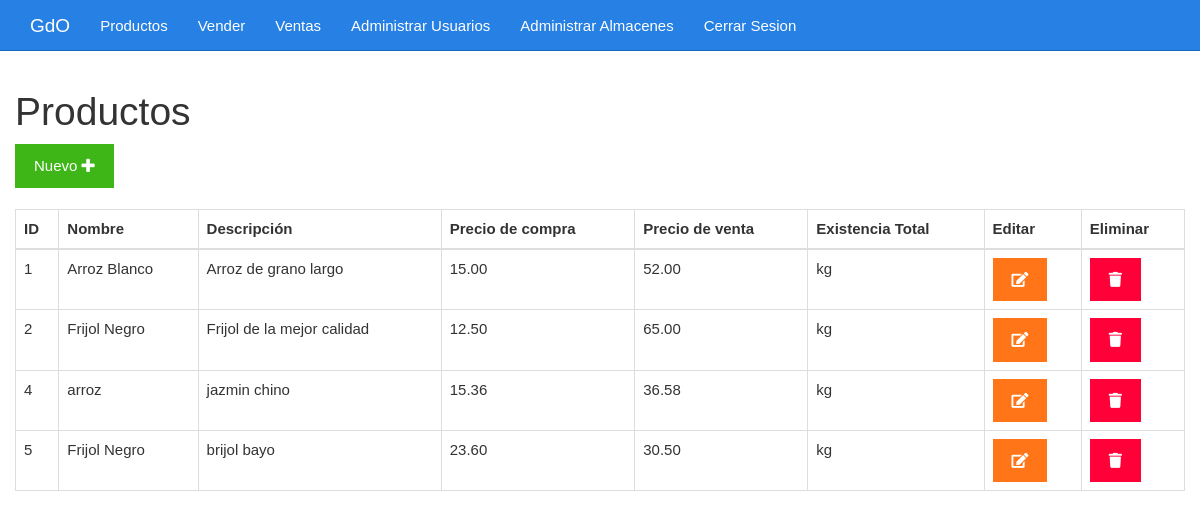
Before: /admin/listar.php with the older database file.
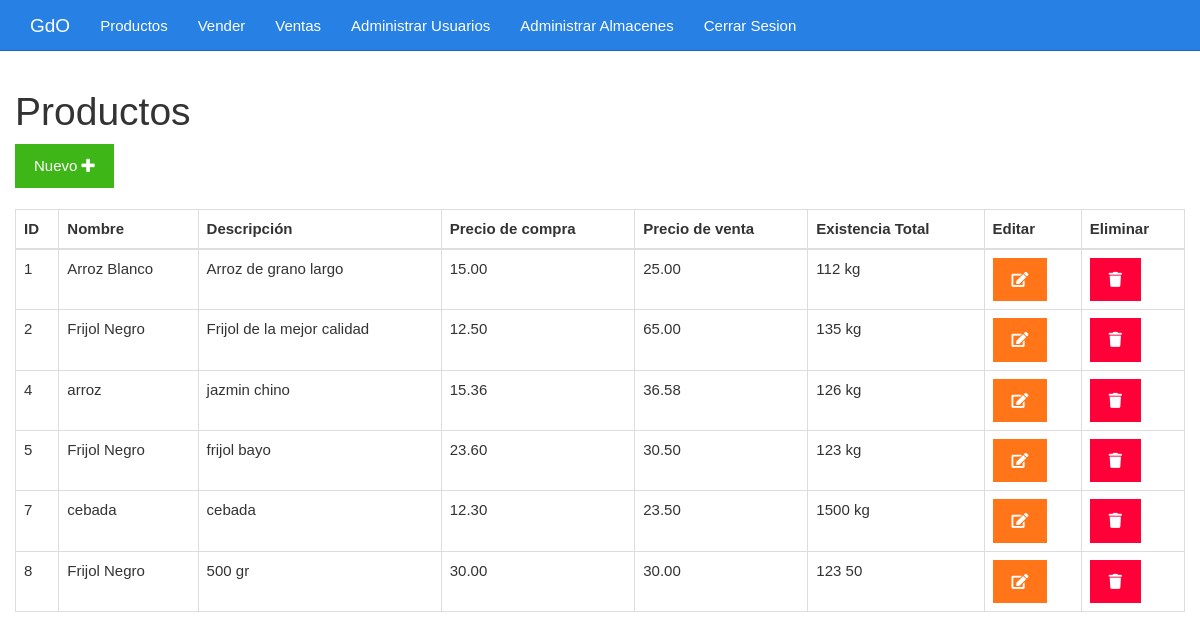
After: the same page with the newer database file.
### tables this page shows
CREATE TABLE `productos` (
  `id` int NOT NULL,
  `nombre` varchar(255) NOT NULL,
  `descripcion` text,
  `precio_compra` decimal(10,2) NOT NULL,
  `precio_venta` decimal(10,2) NOT NULL,
  `stock` int NOT NULL,
  `unidad_medida` varchar(50) NOT NULL
);

### admin/listar.php (the view, shortened to what this page needs)
<?php include_once "./diseño/encabezado.php" ?>
<?php
include_once "../base/conexion.php";
$sentencia = $conexion->query("SELECT
    p.id,
    p.nombre,
    p.descripcion,
    p.precio_compra,
    p.precio_venta,
    p.unidad_medida,
    SUM(sa.stock) AS total_stock
FROM
    productos p
LEFT JOIN
    stock_almacen sa ON p.id = sa.producto_id
GROUP BY
    p.id, p.nombre, p.descripcion, p.precio_compra, p.precio_venta, p.unidad_medida;");
$productos = $sentencia->fetchAll(PDO::FETCH_OBJ);
?>
<div class="col-xs-12">
    <h1>Productos</h1>
    <div>
        <a class="btn btn-success" href="./nuevo.php">Nuevo <i class="fa fa-plus"></i></a>
    </div>
    <br>
    <table class="table table-bordered">
        <thead>
            <tr>
                <th>ID</th>
                <th>Nombre</th>
                <th>Descripción</th>
                <th>Precio de compra</th>
                <th>Precio de venta</th>
                <th>Existencia Total</th>
                <th>Editar</th>
                <th>Eliminar</th>
            </tr>
        </thead>
        <tbody>
            <?php foreach ($productos as $producto) { ?>
                <tr <?php if ($producto->total_stock < 100) {
                        echo 'class="table-danger"';
                    } ?>>
                    <td><?php echo $producto->id ?></td>
                    <td><?php echo $producto->nombre ?></td>
                    <td><?php echo $producto->descripcion ?></td>
                    <td><?php echo $producto->precio_compra ?></td>
                    <td><?php echo $producto->precio_venta ?></td>
                    <td><?php echo $producto->total_stock . " " . $producto->unidad_medida ?></td>
                    <td><a class="btn btn-warning" href="<?php echo "./editar.php?id=" . $producto->id ?>"><i class="fa fa-edit"></i></a></td>
                    <td><a class="btn btn-danger" href="<?php echo "./eliminar.php?id=" . $producto->id ?>"><i class="fa fa-trash"></i></a></td>
                </tr>
            <?php } ?>
        </tbody>
    </table>
</div>
<?php include_once "./diseño/pie.php" ?>

### admin/diseño/encabezado.php (shortened to what this page needs)
<!DOCTYPE html>
<html lang="es">
<head>
	<link rel="stylesheet" href="./diseño/css/fontawesome-all.min.css">
	<link rel="stylesheet" href="./diseño/css/2.css">
	<link rel="stylesheet" href="./diseño/css/estilo.css">
</head>
<body>
	<nav class="navbar navbar-inverse navbar-fixed-top">
		<div class="container">
			<div class="navbar-header">
				<a class="navbar-brand" href="../admin/editar_perfil.php">GdO</a>
			</div>
			<div id="navbar" class="collapse navbar-collapse">
				<ul class="nav navbar-nav">
					<li><a href="../admin/listar.php">Productos</a></li>
					<li><a href="../admin/vender.php">Vender</a></li>
					<li><a href="../admin/ventas.php">Ventas</a></li>
					<li><a href="../admin/listar_usuarios.php">Administrar Usuarios</a></li>
					<li><a href="../admin/listar_almacenes.php">Administrar Almacenes</a></li>
					<li><a href="../admin/logout.php">Cerrar Sesion</a></li>
				</ul>
			</div>
		</div>
	</nav>

### admin/diseño/pie.php (shortened to what this page needs)
</body>
</html>

### admin/diseño/css/estilo.css (style rules this page uses)
body { padding-top: 70px; }

Changed rows visible on the page:
changed productos "Arroz Blanco": precio_venta "52.00" → "25.00"; total_stock (not shown) → "112"
changed productos "Frijol de la mejor calidad": total_stock (not shown) → "135"
changed productos "arroz": total_stock (not shown) → "126"
changed productos id 5: descripcion "brijol bayo" → "frijol bayo"; total_stock (not shown) → "123"
added productos: id "7", nombre "cebada", descripcion "cebada", precio_compra "12.30", precio_venta "23.50", total_stock "1500", unidad_medida "kg"
added productos: id "8", nombre "Frijol Negro", descripcion "500 gr", precio_compra "30.00", precio_venta "30.00", total_stock "123", unidad_medida "50"
